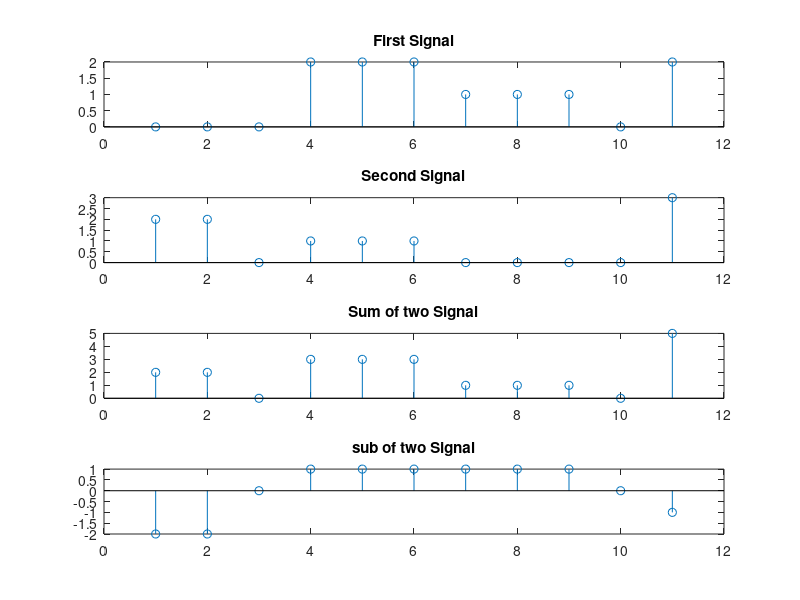

Source code (MATLAB):
clc;
clear all;

n1 = [0 0 0 2 2 2 1 1 1 0 2];
n2 = [2 2 0 1 1 1 0 0 0 0 3];

subplot(411);
stem(n1);title('First Signal');

subplot(412);
stem(n2);title('Second Signal');

n3 = n1 + n2;

subplot(413);
stem(n3);title('Sum of two Signal');

n4 = n1 - n2

subplot(414);
stem(n4);title('sub of two Signal');